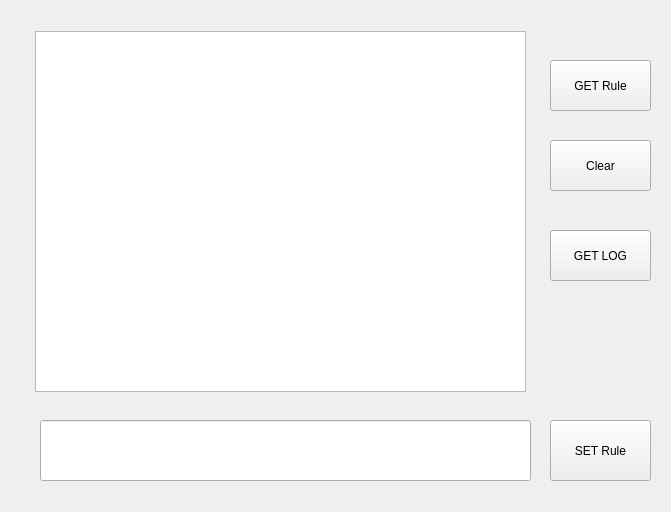
<?xml version="1.0" encoding="UTF-8"?>
<ui version="4.0">
 <class>Widget</class>
 <widget class="QWidget" name="Widget">
  <property name="geometry">
   <rect>
    <x>0</x>
    <y>0</y>
    <width>671</width>
    <height>512</height>
   </rect>
  </property>
  <property name="windowTitle">
   <string>Widget</string>
  </property>
  <widget class="QPushButton" name="pb_getRule">
   <property name="geometry">
    <rect>
     <x>550</x>
     <y>60</y>
     <width>101</width>
     <height>51</height>
    </rect>
   </property>
   <property name="text">
    <string>GET Rule</string>
   </property>
  </widget>
  <widget class="QPushButton" name="pb_setRule">
   <property name="geometry">
    <rect>
     <x>550</x>
     <y>420</y>
     <width>101</width>
     <height>61</height>
    </rect>
   </property>
   <property name="text">
    <string>SET Rule</string>
   </property>
  </widget>
  <widget class="QPushButton" name="pb_clear">
   <property name="geometry">
    <rect>
     <x>550</x>
     <y>140</y>
     <width>101</width>
     <height>51</height>
    </rect>
   </property>
   <property name="text">
    <string>Clear</string>
   </property>
  </widget>
  <widget class="QListWidget" name="list_Rule">
   <property name="geometry">
    <rect>
     <x>35</x>
     <y>31</y>
     <width>491</width>
     <height>361</height>
    </rect>
   </property>
  </widget>
  <widget class="QLineEdit" name="line_Rule">
   <property name="geometry">
    <rect>
     <x>40</x>
     <y>420</y>
     <width>491</width>
     <height>61</height>
    </rect>
   </property>
  </widget>
  <widget class="QPushButton" name="pb_getLog">
   <property name="geometry">
    <rect>
     <x>550</x>
     <y>230</y>
     <width>101</width>
     <height>51</height>
    </rect>
   </property>
   <property name="text">
    <string>GET LOG</string>
   </property>
  </widget>
 </widget>
 <layoutdefault spacing="6" margin="11"/>
 <resources/>
 <connections/>
</ui>
